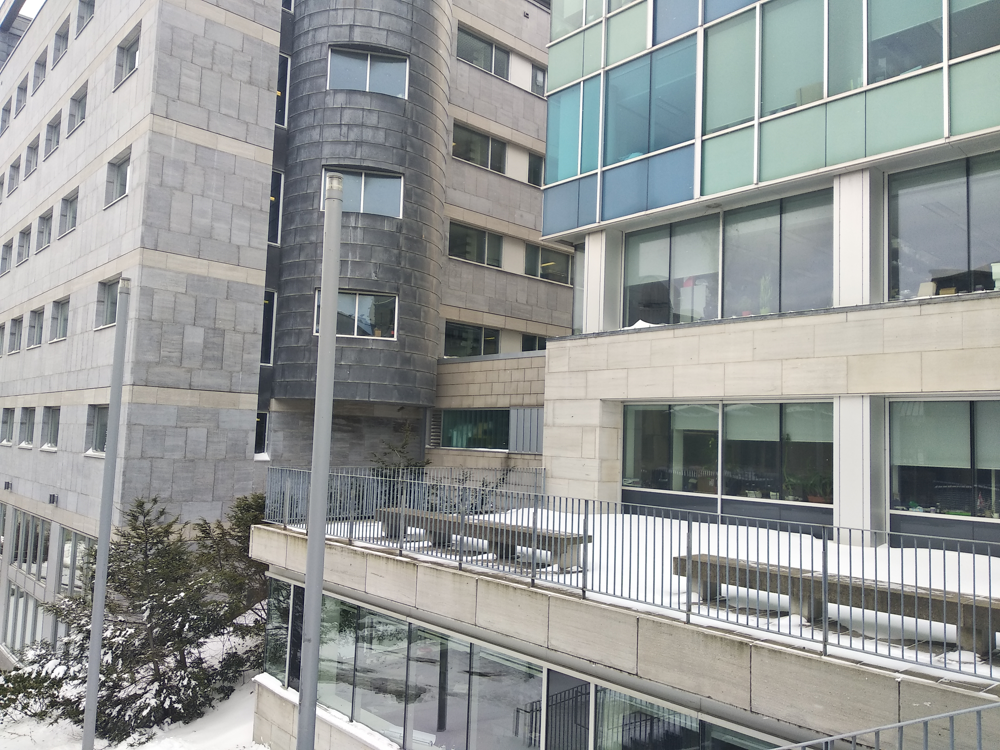
%> input picture A3/0.png, 1000 x 750 px
$ octave Q1_call.m   (GNU Octave 9; MATLAB toolbox functions it lacks are replaced by stand-ins)
%> lines starting %> are read from the running program, lines starting %| are printed output that depends on the picture
### A2/Q1.m
%please use script Q1_call.m for executing this function

function G= Q1(image,show)
%defining a cell array to put each level of gaussian pyramid inside
G = cell([1 8]);

%computing the size and bluring scale of each level in gaussian pyramid
for i=0:6
    %blurring the original image with a 2D Gaussian(with different sigmas)
    %cell arrays' index start from 1
    G{i+1}= imgaussfilt(image,2^i);
    %resizing the original image for each level in gaussian pyramid
    G{i+1}=imresize(G{i+1},2^-i);
    size(G{i+1})
end

%plotting the Gaussian pyramid
if show
    w = size(G{1} ,1);%the width of the image
    G_ = cell([1 8]); % this parameter is defined for holding the value of padded
    %images since we need to store the original size of images (unpadded) in each scale of
    %pyramid for using in later questions
    g_pyramid = [];

    for j = 1 : numel(G)
        [p,q] = size(G{j}); %length and width of images in each level of pyramid
        %padding zeros/ones (or other numbers) at the bottom of each image
        % by concatenating image array with padding arrays row-wise (dimension 1)

        G_{j} = cat(1,G{j},ones(w - p, q)*256);%padding images with 256 to have a white background

        %adding a narrow margin between different levels for a more clear observation
        G_{j}= cat(2,G_{j},ones(w, 15)*256);%15 pixel margin

        %concatenating padded images and original image column-wise (dimension 2)
        g_pyramid = cat(2,g_pyramid,G_{j});
    end
    %displaying the pyramid
    figure;
    imshow(g_pyramid , [])
end

end

### A2/Q1_call.m
%to be used for calling the function in Q1 script

%reading the image and converting to gray scale
original_image=rgb2gray(imread('0.png'));
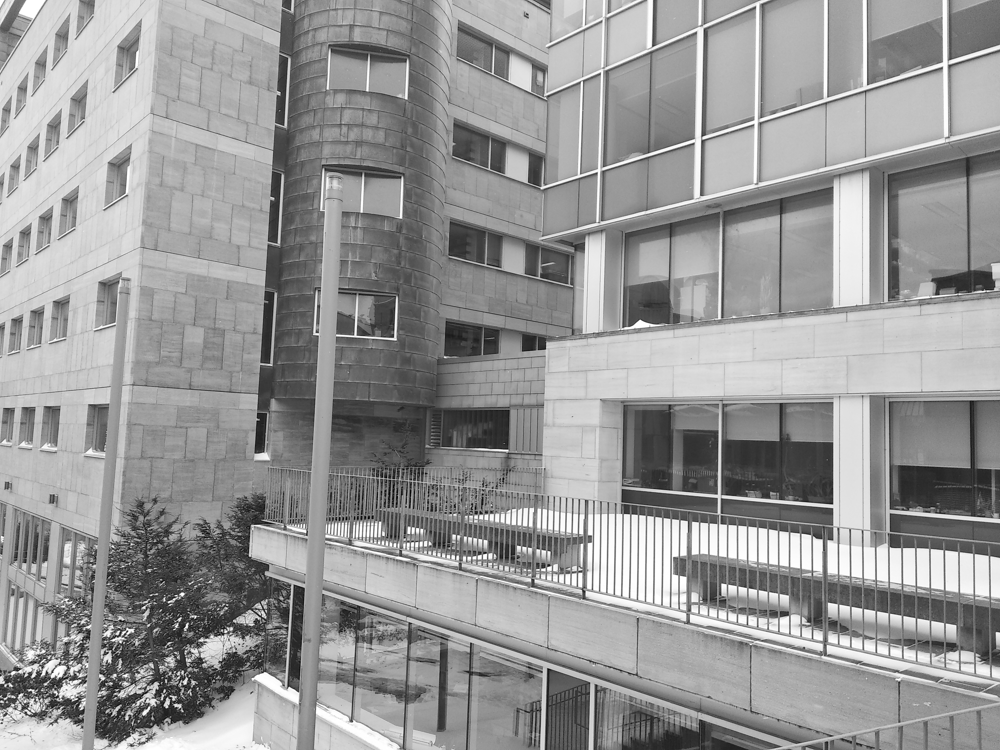
%> original_image: size 750x1000 uint8; min 1, max 255, mean 151.2
show=1;%show=1 if you want to show the pyramid

G=Q1(original_image,show);
%> the loop in Q1, `for i=0:6` made 7 passes
%> after the loop in Q1, `for i=0:6`: G = 8 items
%> in Q1, `w = size(G{1} ,1);`: w = 750
%> the loop in Q1, `for j = 1 : numel(G)` made 8 passes
%> pass 1, in Q1, `g_pyramid = cat(2,g_pyramid,G_{j});`:
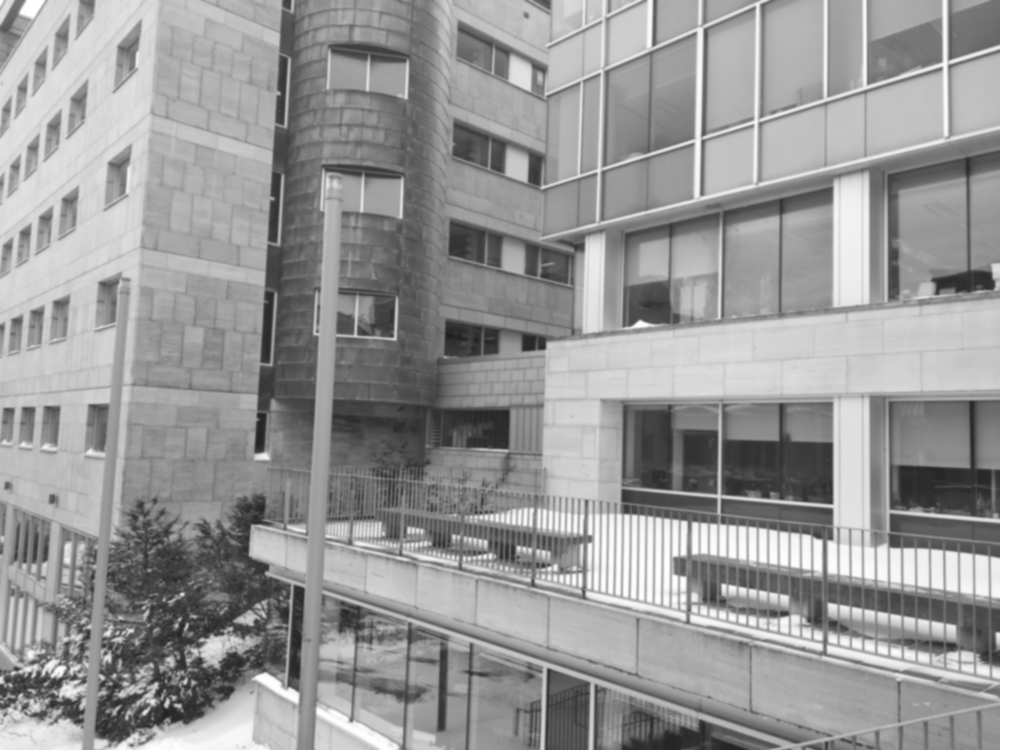
%> g_pyramid: size 750x1015 uint8; min 30, max 255, mean 152.8
%> pass 2, in Q1, `g_pyramid = cat(2,g_pyramid,G_{j});`:
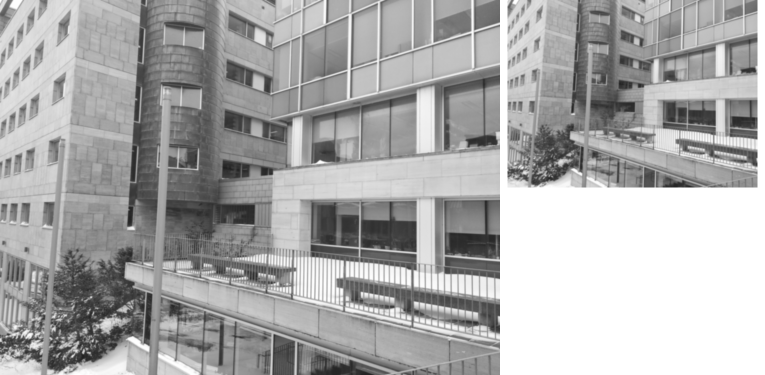
%> g_pyramid: size 750x1530 uint8 (shown at 1/2 size); min 30, max 255, mean 170.2
%> pass 3, in Q1, `g_pyramid = cat(2,g_pyramid,G_{j});`:
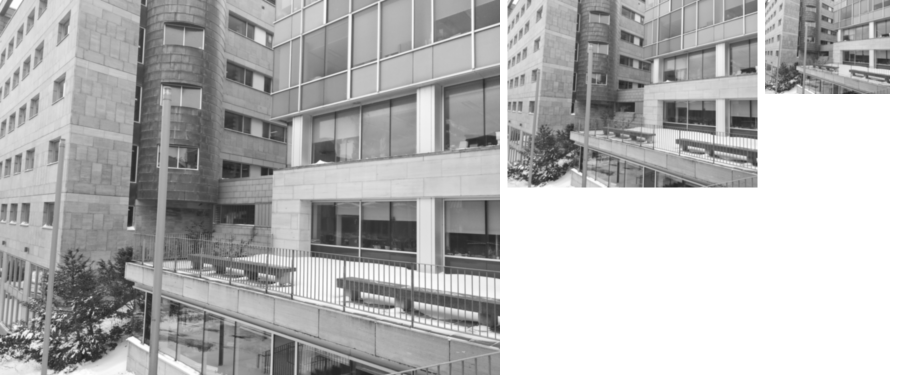
%> g_pyramid: size 750x1795 uint8 (shown at 1/2 size); min 30, max 255, mean 179.1
%> after the loop in Q1, `for j = 1 : numel(G)`:
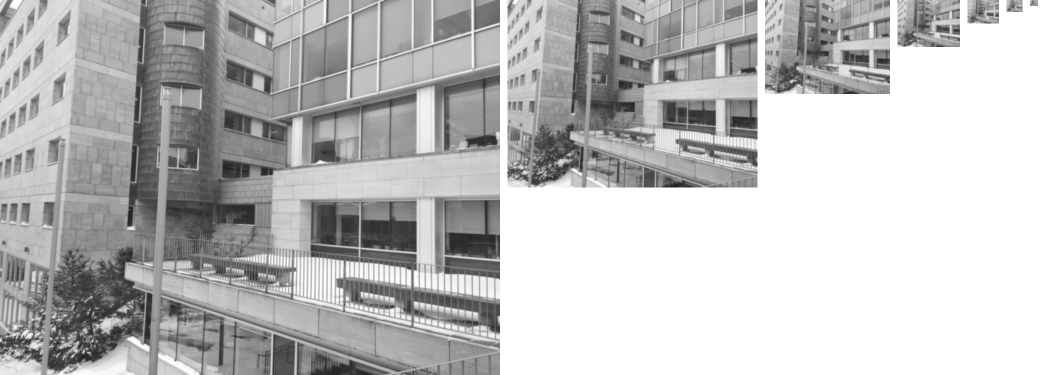
%> g_pyramid: size 750x2106 uint8 (shown at 1/2 size); min 30, max 255, mean 189.3
%> after the loop in Q1, `for j = 1 : numel(G)`: G_ = 8 items
%> G = 8 items

$ run again, with A3/roof.jpg saved as A3/0.png
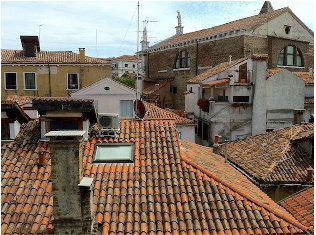
%> input picture A3/roof.jpg, 316 x 235 px
%> `original_image=rgb2gray(imread('0.png'));`:
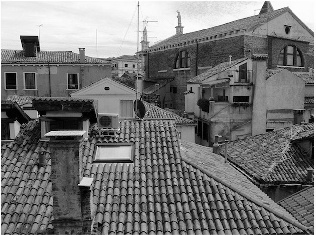
%> original_image: size 235x316 uint8; min 0, max 255, mean 117.7
%> the loop in Q1, `for i=0:6` made 7 passes
%> after the loop in Q1, `for i=0:6`: G = 8 items
%> w = 235
%> the loop in Q1, `for j = 1 : numel(G)` made 8 passes
%> after the loop in Q1, `for j = 1 : numel(G)`:
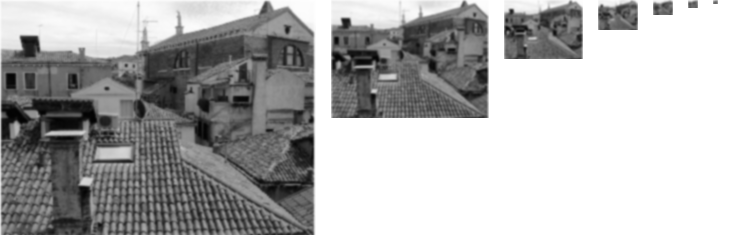
%> g_pyramid: size 235x748 uint8; min 3, max 255, mean 177.6
%> after the loop in Q1, `for j = 1 : numel(G)`: G_ = 8 items
